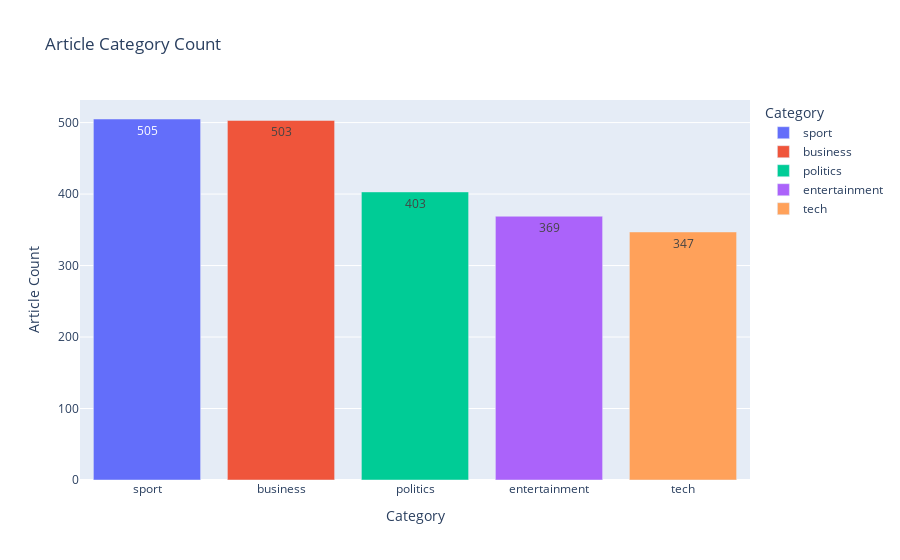
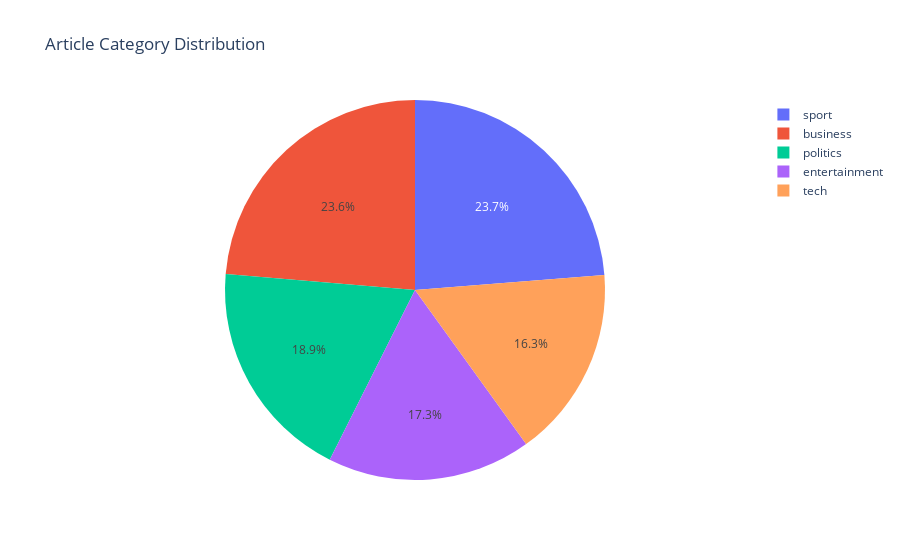

The notebook cell these images were saved under, in order:
### Code cell
# displaying the unique categories of articles present in the data
print(bbc_data['category'].unique())
# factorizing the categories
label_encoder = preprocessing.LabelEncoder()
bbc_data['cat_id']= label_encoder.fit_transform(bbc_data['category'])
# creating a temporary dataframe 'df' to determine the distribution of the categories
df = bbc_data['category'].value_counts().to_frame().reset_index()
df = df.rename(columns={'index':'Category', 'category':'Article Count'})

# determining how varied the category distribution is from balanced distribution
df['Actual Ratio'] = df['Article Count']/df['Article Count'].sum()

# plotting the distribution of the categories
fig = px.bar(df, x='Category',y = 'Article Count',color='Category', text='Article Count', title='Article Category Count')
fig.update_layout(yaxis_title='Article Count', xaxis_title = 'Category')
fig.show()
fig.write_image("plots\\barplot.png")
fig = px.pie(df,names='Category', values='Actual Ratio',title='Article Category Distribution')
fig.show()
fig.write_image("plots\\pieplot.png")
# Determining the difference between actual ratio distribution and expected
df['Expected Ratio'] = 1/len(bbc_data['category'].unique())
df['Difference'] = abs(df['Actual Ratio']-df['Expected Ratio'])
df[['Category','Expected Ratio','Actual Ratio','Difference']]

### Figure 1 — Plotly figure (JSON) as saved in the notebook; plotly's stock layout.template omitted (floating-point values rounded to 4 significant figures)
{"data": [{"alignmentgroup": "True", "hovertemplate": "Category=%{x}<br>Article Count=%{text}<extra></extra>", "legendgroup": "sport", "marker": {"color": "#636efa", "pattern": {"shape": ""}}, "name": "sport", "offsetgroup": "sport", "orientation": "v", "showlegend": true, "text": [505], "textposition": "auto", "type": "bar", "x": ["sport"], "xaxis": "x", "y": [505], "yaxis": "y"}, {"alignmentgroup": "True", "hovertemplate": "Category=%{x}<br>Article Count=%{text}<extra></extra>", "legendgroup": "business", "marker": {"color": "#EF553B", "pattern": {"shape": ""}}, "name": "business", "offsetgroup": "business", "orientation": "v", "showlegend": true, "text": [503], "textposition": "auto", "type": "bar", "x": ["business"], "xaxis": "x", "y": [503], "yaxis": "y"}, {"alignmentgroup": "True", "hovertemplate": "Category=%{x}<br>Article Count=%{text}<extra></extra>", "legendgroup": "politics", "marker": {"color": "#00cc96", "pattern": {"shape": ""}}, "name": "politics", "offsetgroup": "politics", "orientation": "v", "showlegend": true, "text": [403], "textposition": "auto", "type": "bar", "x": ["politics"], "xaxis": "x", "y": [403], "yaxis": "y"}, {"alignmentgroup": "True", "hovertemplate": "Category=%{x}<br>Article Count=%{text}<extra></extra>", "legendgroup": "entertainment", "marker": {"color": "#ab63fa", "pattern": {"shape": ""}}, "name": "entertainment", "offsetgroup": "entertainment", "orientation": "v", "showlegend": true, "text": [369], "textposition": "auto", "type": "bar", "x": ["entertainment"], "xaxis": "x", "y": [369], "yaxis": "y"}, {"alignmentgroup": "True", "hovertemplate": "Category=%{x}<br>Article Count=%{text}<extra></extra>", "legendgroup": "tech", "marker": {"color": "#FFA15A", "pattern": {"shape": ""}}, "name": "tech", "offsetgroup": "tech", "orientation": "v", "showlegend": true, "text": [347], "textposition": "auto", "type": "bar", "x": ["tech"], "xaxis": "x", "y": [347], "yaxis": "y"}], "layout": {"barmode": "relative", "legend": {"title": {"text": "Category"}, "tracegroupgap": 0}, "title": {"text": "Article Category Count"}, "xaxis": {"anchor": "y", "categoryarray": ["sport", "business", "politics", "entertainment", "tech"], "categoryorder": "array", "domain": [0, 1], "title": {"text": "Category"}}, "yaxis": {"anchor": "x", "domain": [0, 1], "title": {"text": "Article Count"}}}}

### Figure 2 — Plotly figure (JSON) as saved in the notebook; plotly's stock layout.template omitted (floating-point values rounded to 4 significant figures)
{"data": [{"domain": {"x": [0, 1], "y": [0, 1]}, "hovertemplate": "Category=%{label}<br>Actual Ratio=%{value}<extra></extra>", "labels": ["sport", "business", "politics", "entertainment", "tech"], "legendgroup": "", "name": "", "showlegend": true, "type": "pie", "values": [0.2374, 0.2365, 0.1895, 0.1735, 0.1631]}], "layout": {"legend": {"tracegroupgap": 0}, "title": {"text": "Article Category Distribution"}}}
